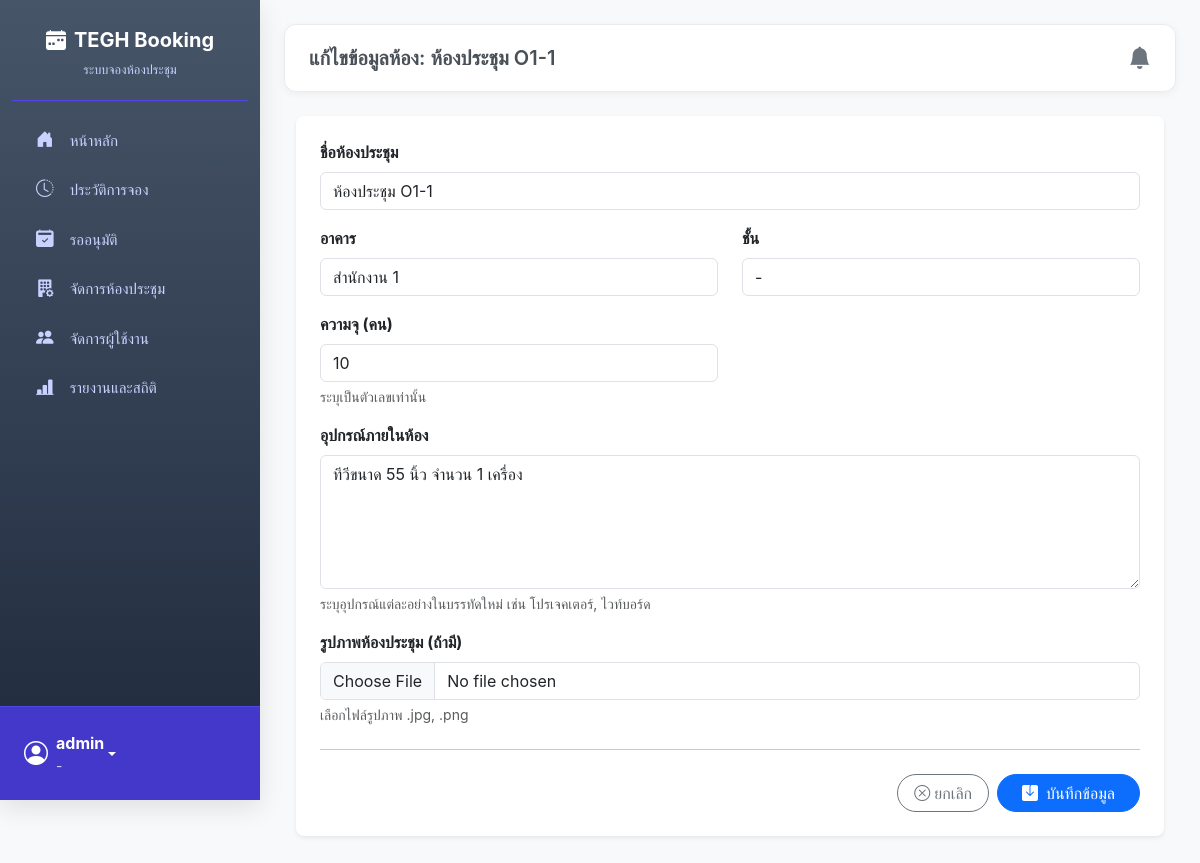
/management/rooms/1/edit/ (signed in), run on an earlier commit of the app's database.
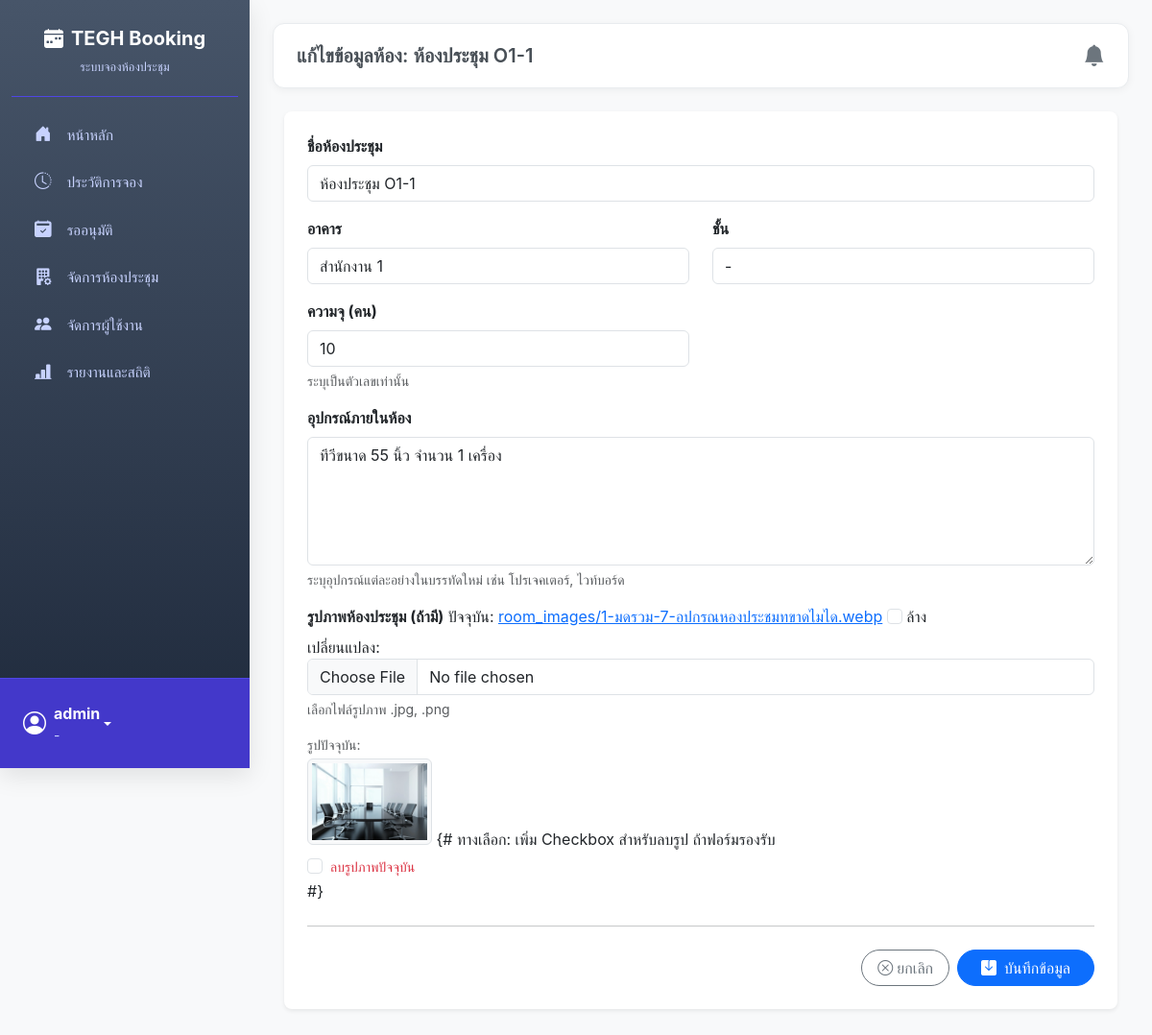
And on a later commit of the database.
### booking/models.py (models this page shows, shortened)
class Room(models.Model):
    name = models.CharField("ชื่อห้องประชุม", max_length=100, unique=True)
    capacity = models.PositiveIntegerField("ความจุ (คน)", default=1)
    building = models.CharField("อาคาร", max_length=50, blank=True, null=True)
    floor = models.CharField("ชั้น", max_length=20, blank=True, null=True)
    equipment_in_room = models.TextField("อุปกรณ์ภายในห้อง (อื่นๆ)", blank=True, null=True) # Field สำหรับพิมพ์อุปกรณ์อื่นๆ
    image = models.ImageField("รูปภาพห้องประชุม", upload_to='room_images/', blank=True, null=True)
    class Meta:
        verbose_name = "ห้องประชุม"
        verbose_name_plural = "ห้องประชุม"
        ordering = ['name']

### booking/views.py (the view)
# urls.py: path('management/rooms/<int:room_id>/edit/', views.edit_room_view, name='edit_room'),
@login_required
@user_passes_test(is_admin)
def edit_room_view(request, room_id):
    room = get_object_or_404(Room, pk=room_id)
    if request.method == 'POST':
        form = RoomForm(request.POST, request.FILES, instance=room)
        if form.is_valid():
            form.save()
            messages.success(request, f"แก้ไขข้อมูลห้อง '{room.name}' เรียบร้อย")
            return redirect('rooms')
        else:
             messages.error(request, f"ไม่สามารถแก้ไขห้อง '{room.name}' ได้ กรุณาตรวจสอบข้อผิดพลาด")
    else:
        form = RoomForm(instance=room)
    return render(request, 'pages/room_form.html', {'form': form, 'title': f'แก้ไขข้อมูลห้อง: {room.name}'})

### booking/views.py (called while the page is built)
def is_admin(user):
    return user.is_authenticated and (user.is_superuser or user.groups.filter(name='Admin').exists())

def is_approver_or_admin(user):
    return user.is_authenticated and (user.is_superuser or user.groups.filter(name__in=['Approver', 'Admin']).exists())

### templates/pages/room_form.html (shortened to what the changed rows need)
{% extends 'base.html' %}
{% load static %}
{% block content %}
<div class="container-fluid">
    <div class="card shadow-sm border-0 rounded-3 mb-4">
        <div class="card-body p-4">
            <form method="post" enctype="multipart/form-data" id="roomForm">
                <div class="row mb-3">
                    <div class="col-12">
                        <label for="{{ form.name.id_for_label }}" class="form-label fw-bold {% if form.name.field.required %}required{% endif %}">
                            {{ form.name.label }}
                        </label>
                        {{ form.name }}
                    </div>
                </div>
                <div class="row mb-3">
                    {% if form.building %}
                    <div class="col-md-6">
                        <label for="{{ form.building.id_for_label }}" class="form-label fw-bold {% if form.building.field.required %}required{% endif %}">
                            {{ form.building.label }}
                        </label>
                        {{ form.building }}
                    </div>
                    {% endif %}
                    {% if form.floor %}
                    <div class="col-md-6">
                        <label for="{{ form.floor.id_for_label }}" class="form-label fw-bold {% if form.floor.field.required %}required{% endif %}">
                            {{ form.floor.label }}
                        </label>
                        {{ form.floor }}
                    </div>
                    {% endif %}
                </div>
                 <div class="row mb-3">
                    <div class="col-md-6">
                        <label for="{{ form.capacity.id_for_label }}" class="form-label fw-bold {% if form.capacity.field.required %}required{% endif %}">
                            {{ form.capacity.label }}
                        </label>
                        {{ form.capacity }}
                        {% if form.capacity.help_text %}<div class="form-text">{{ form.capacity.help_text|safe }}</div>{% endif %}
                    </div>
                </div>
                 <div class="row mb-3">
                    <div class="col-12">
                         <label for="{{ form.equipment_in_room.id_for_label }}" class="form-label fw-bold {% if form.equipment_in_room.field.required %}required{% endif %}">
                            {{ form.equipment_in_room.label }}
                        </label>
                        {{ form.equipment_in_room }}
                        {% if form.equipment_in_room.help_text %}<div class="form-text">{{ form.equipment_in_room.help_text|safe }}</div>{% endif %}
                    </div>
                 </div>
                 <div class="row mb-3 align-items-center">
                    <div class="col-12">
                        <label for="{{ form.image.id_for_label }}" class="form-label fw-bold {% if form.image.field.required %}required{% endif %}">
                            {{ form.image.label }}
                        </label>
                        {{ form.image }}
                        {% if form.image.help_text %}<div class="form-text">{{ form.image.help_text|safe }}</div>{% endif %}
                        {% if form.instance.pk and form.instance.image %}
                             <div class="mt-3">
                                <p class="mb-1 small text-muted">รูปปัจจุบัน:</p>
                                <a href="{{ form.instance.image.url }}" target="_blank" class="d-inline-block border rounded p-1 bg-light">
                                    <img src="{{ form.instance.image.url }}" alt="{{ form.instance.name }}" style="max-height: 80px; width: auto; display: block;">
                                </a>
                                {# ทางเลือก: เพิ่ม Checkbox สำหรับลบรูป ถ้าฟอร์มรองรับ
                                {% if form.image.field.widget.template_name == 'django/forms/widgets/clearable_file_input.html' %}
                                <div class="form-check mt-1">
                                    <input type="checkbox" name="{{ form.image.html_name }}_clear" id="{{ form.image.id_for_label }}_clear" class="form-check-input">
                                    <label for="{{ form.image.id_for_label }}_clear" class="form-check-label small text-danger">ลบรูปภาพปัจจุบัน</label>
                                </div>
                                {% endif %}
                                #}
                             </div>
                        {% endif %}
                    </div>
                 </div>
            </form>
        </div>
    </div>
</div>
{% endblock %}

What changed in the data, as far as the page shows it:
changed Room "ห้องประชุม O1-1": instance.image: picture added
Also different on the page:
form field image: (not shown) → "☐"
form field image.html_name: (not shown) → "☐"
text now shown: "ปัจจุบัน: room_images/1-มดรวม-7-อปกรณหองประชมทขาดไมได.webp ล้าง เปลี่ยนแปลง: รูปปัจจุบัน: {# ทางเลือก: เพิ่ม Checkbox สำหรับลบรูป ถ้าฟอร์มรองรับ ลบรูปภาพปัจจุบัน #}"
